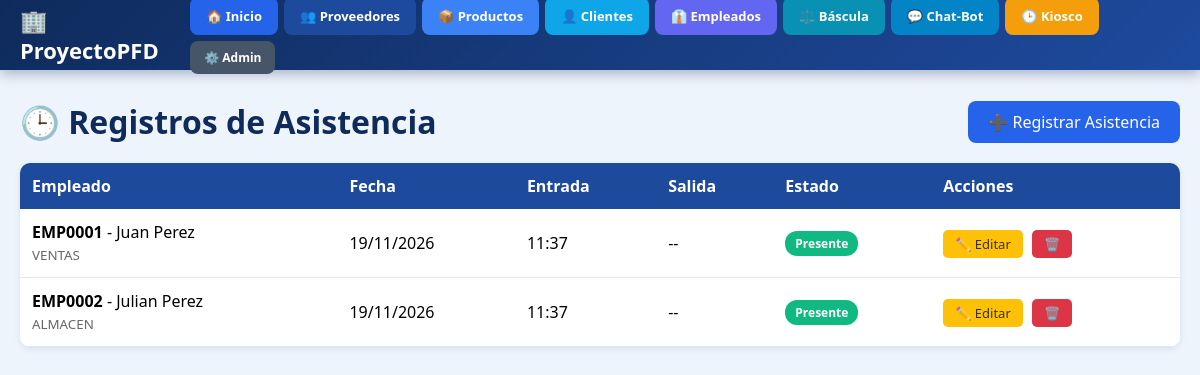
The app's page /asistencias/ with its own data.
### Asistencias/models.py (models this page shows, shortened)
class RegistroAsistencia(models.Model):
    ESTADOS = [
        ('PRESENTE', 'Presente'),
        ('AUSENTE', 'Ausente'),
        ('RETARDO', 'Retardo'),
        ('PERMISO', 'Permiso'),
    ]
    empleado = models.ForeignKey(
        Empleado,
        on_delete=models.CASCADE,
        verbose_name="Empleado"
    )
    fecha = models.DateField(verbose_name="Fecha")
    hora_entrada = models.TimeField(
        verbose_name="Hora de entrada",
        blank=True,
        null=True
    )
    hora_salida = models.TimeField(
        verbose_name="Hora de salida",
        blank=True,
        null=True
    )
    estado = models.CharField(
        max_length=10,
        choices=ESTADOS,
        default='PRESENTE',
        verbose_name="Estado"
    )
    observaciones = models.TextField(
        blank=True,
        null=True,
        verbose_name="Observaciones"
    )
    fecha_registro = models.DateTimeField(auto_now_add=True)
    class Meta:
        verbose_name = "Registro de asistencia"
        verbose_name_plural = "Registros de asistencia"
        ordering = ['-fecha', 'empleado__numero_empleado']
        unique_together = ['empleado', 'fecha']

### Empleados/models.py (models this page shows, shortened)
class Empleado(models.Model):
    numero_empleado = models.CharField(max_length=20, unique=True, editable=False)
    nombre_completo = models.CharField(max_length=150)
    telefono = models.CharField(max_length=20)
    email = models.EmailField(max_length=100)
    direccion = models.TextField()
    foto = models.ImageField(upload_to='empleados/fotos/', blank=True, null=True)
    PUESTOS = [
        ('GERENTE', 'Gerente'), ('SUPERVISOR', 'Supervisor'),
        ('ADMINISTRATIVO', 'Administrativo'), ('OPERATIVO', 'Operativo'),
        ('VENTAS', 'Ventas'), ('ALMACEN', 'Almacén'), ('OTRO', 'Otro'),
    ]
    puesto = models.CharField(max_length=20, choices=PUESTOS, default='OPERATIVO')
    DEPARTAMENTOS = [
        ('ADMINISTRACION', 'Administración'), ('VENTAS', 'Ventas'),
        ('PRODUCCION', 'Producción'), ('ALMACEN', 'Almacén'),
        ('RECURSOS_HUMANOS', 'Recursos Humanos'), ('CONTABILIDAD', 'Contabilidad'),
        ('SISTEMAS', 'Sistemas'), ('OTRO', 'Otro'),
    ]
    departamento = models.CharField(max_length=20, choices=DEPARTAMENTOS, default='OTRO')
    fecha_ingreso = models.DateField(default=timezone.now)
    salario = models.DecimalField(max_digits=10, decimal_places=2, blank=True, null=True)
    activo = models.BooleanField(default=True)
    fecha_registro = models.DateTimeField(auto_now_add=True)
    class Meta:
        verbose_name = "Empleado"
        verbose_name_plural = "Empleados"
        ordering = ['numero_empleado']

### Asistencias/views.py (the view)
# urls.py: path('', views.lista_asistencias, name='lista_asistencias'),
def lista_asistencias(request):
    asistencias = RegistroAsistencia.objects.select_related('empleado').all()
    return render(request, 'Asistencias/lista.html', {'asistencias': asistencias})

### Asistencias/templates/Asistencias/lista.html (shortened to what this page needs)
{% extends 'base.html' %}
{% block contenido %}
<div class="header">
    <h1>🕒 Registros de Asistencia</h1>
    <a href="{% url 'agregar_asistencia' %}" class="btn-add">➕ Registrar Asistencia</a>
</div>
{% if asistencias %}
<table>
    <thead>
        <tr>
            <th>Empleado</th>
            <th>Fecha</th>
            <th>Entrada</th>
            <th>Salida</th>
            <th>Estado</th>
            <th>Acciones</th>
        </tr>
    </thead>
    <tbody>
        {% for a in asistencias %}
        <tr>
            <td>
                <strong>{{ a.empleado.numero_empleado }}</strong> - {{ a.empleado.nombre_completo }}<br>
                <small style="color: #666;">{{ a.empleado.departamento }}</small>
            </td>
            <td>{{ a.fecha|date:"d/m/Y" }}</td>
            <td>{{ a.hora_entrada|time:"H:i"|default:"--" }}</td>
            <td>{{ a.hora_salida|time:"H:i"|default:"--" }}</td>
            <td>
                <span class="estado estado-{{ a.estado }}">{{ a.get_estado_display }}</span>
            </td>
            <td>
                <a href="{% url 'editar_asistencia' a.id %}" class="btn-edit">✏️ Editar</a>
                <a href="{% url 'eliminar_asistencia' a.id %}" class="btn-del">🗑️</a>
            </td>
        </tr>
        {% endfor %}
    </tbody>
</table>
{% else %}
<div class="vacio">No hay registros de asistencia. <a href="{% url 'agregar_asistencia' %}">Registra el primero</a></div>
{% endif %}
{% endblock %}

### templates/base.html (style rules this page uses)
* { margin: 0; padding: 0; box-sizing: border-box; }
body { font-family: 'Segoe UI', Arial, sans-serif; background: #eef4fb; min-height: 100vh; }

### Asistencias/templates/Asistencias/lista.html (style rules this page uses)
.header { display: flex; justify-content: space-between; align-items: center; margin-bottom: 20px; flex-wrap: wrap; gap: 10px; }
h1 { color: #0f2b5c; }
.btn-add { background: #2563eb; color: white; padding: 10px 20px; border-radius: 8px; text-decoration: none; }
table { width: 100%; background: white; border-radius: 10px; overflow: hidden; box-shadow: 0 2px 6px rgba(0,50,120,0.1); border-collapse: collapse; }
th { background: #1e4a9e; color: white; padding: 12px; text-align: left; }
td { padding: 12px; border-bottom: 1px solid #e2e8f0; }
.btn-edit { background: #ffc107; color: #333; padding: 5px 12px; border-radius: 5px; text-decoration: none; font-size: 13px; }
.btn-del { background: #dc3545; color: white; padding: 5px 12px; border-radius: 5px; text-decoration: none; font-size: 13px; margin-left: 5px; }
.estado { display: inline-block; padding: 4px 10px; border-radius: 12px; font-size: 12px; font-weight: bold; color: white; }
.estado-PRESENTE { background: #10b981; }

### records on screen
RegistroAsistencia: empleado.numero_empleado "EMP0001", empleado.nombre_completo "Juan Perez", empleado.departamento "VENTAS", fecha "19/11/2026", hora_entrada "11:37", hora_salida "--", estado "Presente"
RegistroAsistencia: empleado.numero_empleado "EMP0002", empleado.nombre_completo "Julian Perez", empleado.departamento "ALMACEN", fecha "19/11/2026", hora_entrada "11:37", hora_salida "--", estado "Presente"
